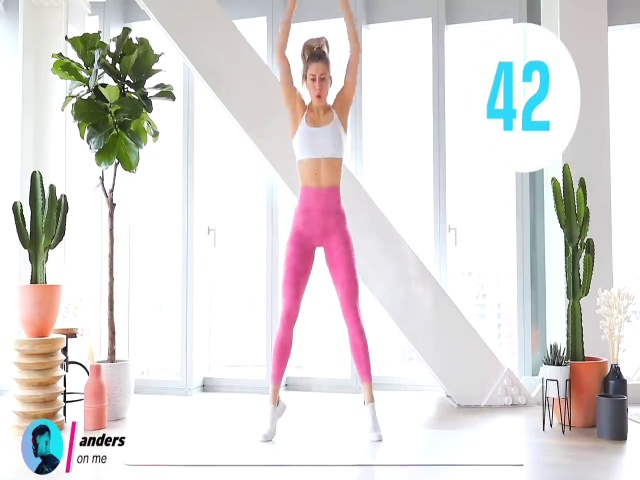
#> input picture 06-08-2020/1247.jpg, 640 x 480 px
$ jupyter execute 'Application of Thermal Image on Detection of Asymptomatic Coronavirus Carriers.ipynb'   (shell and % lines are left out)
#> lines starting #> are read from the running program, lines starting #| are printed output that depends on the picture; after the words box and inside, x2 and y2 are one past the last pixel; in counts of white or black regions, pixels touching at a corner belong together
## 背景

根据[Wang et al.](https://www.ncbi.nlm.nih.gov/pmc/articles/PMC5780734/pdf/bmjopen-2017-017964.pdf)，肺部红外图像（Chest Thermal Image）在诊断肺炎时具有和肺部X光片（Chest X-Ray）类似的效果。文章指出，在肺部发炎区域会有相较于其他肺部区域异常的温度，由此可以大致确定病灶位置并作出是否患有肺炎的判断。

这一结论既为我们的工作提供了可靠的思路和方向，同时也提出了新的挑战。

### 医学证据支持
首先，这项研究的focal pneumonia是一个会在一个肺部区域里集中产生炎症的肺炎。相对应的，viral pneumonias就是一种会扩散而非集中于一点的肺炎。因此就不会像focal pneumonia一样在红外图像中显示出局部的异常温度。所以，我们在选择这篇文章作为出发点时，需要获得更多的证据显示新冠肺炎在早期在肺部产生病灶有集中的炎症（inflammation）表现。

### 研究方法
其次，在获得了可靠的肺部区域之后，有两种潜在的方式可以对是否有发热病灶进行判断。

**传统**的做法是将选中的肺部区域每一个像素的RGB值做成一个分布图（distribution），依据之前提到的异常温度，相对应的红色（red）通道就会有异常的分布。接下来计划在这一方面进行一个初步的研究，探索正常分布（无症状普通人）和异常分布（无症状感染者）之间的是否有显著差异。同时观察显著差异是否具有普遍性。

**前沿**的做法是使用深度学习模型，在学习大量无症状普通人和无症状感染者肺部红外图像之后，使用分类器来对是否是潜在的无症状感染者做出判断。由于是在移动端部署，需要使用轻量级网络模型，所以还需要更多的研究和尝试才能得知深度学习模型在达到实时视频处理的同时，是否能够达到令人满意的准确率。

### 参考
Wang LT, Cleveland RH, Binder W, et al. Similarity of chest X-ray and thermal imaging of focal pneumonia: a randomised proof of concept study at a large urban teaching hospital. BMJ Open. 2018; 8(1): e017964. doi:10.1136/bmjopen-2017-017964

## 研究

### RGB直方图

#### 范例1
在以下代码中，首先从肺部分割深度学习模型的结果中获取肺部的坐标。其次使用所得的肺部坐标制作一个覆盖层。然后使用OpenCV中的calcHist方程，利用之前制作的覆盖层，分析得出目标区域（肺部）的RGB直方图，并使用matplotlib展示。

参考: https://opencv-python-tutroals.readthedocs.io/en/latest/py_tutorials/py_imgproc/py_histograms/py_histogram_begins/py_histogram_begins.html#

[cell 1]
import cv2
import numpy as np
from matplotlib import pyplot as plt

[cell 2]
plt.figure(figsize=(20,10))

img = cv2.imread("1247.jpg")
#> img is the input picture: shape (480, 640, 3); mean B, G, R 220, 220.7, 224.4
test_img = cv2.imread("test.jpg")
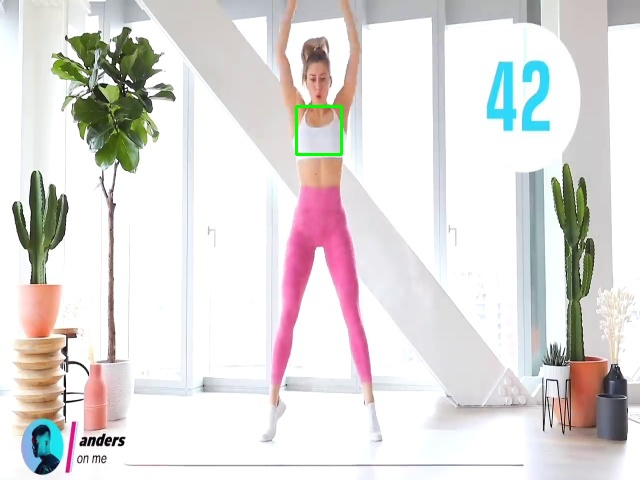
#> input picture 06-08-2020/test.jpg, 640 x 480 px
#> test_img is the input picture: shape (480, 640, 3); mean B, G, R 219.6, 220.8, 224

mask = np.zeros(img.shape[:2], np.uint8)
mask[106:156, 296:342] = 255 #从肺部分割深度学习模型的结果获取的肺部坐标
masked_img = cv2.bitwise_and(img, img, mask=mask)
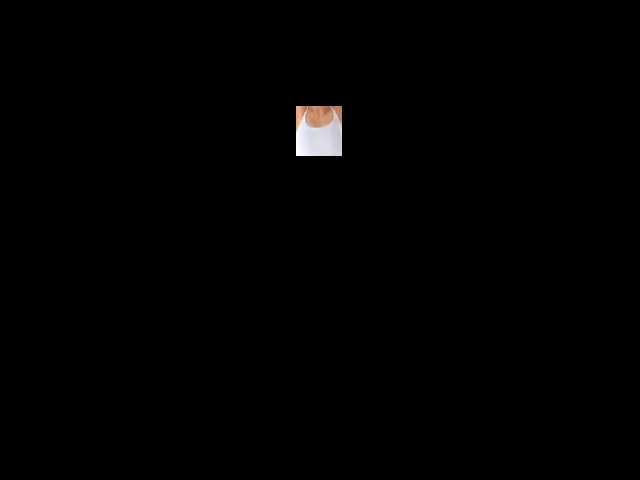
#> masked_img: shape (480, 640, 3); mean B, G, R 1.4, 1.4, 1.6

plt.subplot(221).set_title("Original Image", size=20), plt.imshow(cv2.cvtColor(img, cv2.COLOR_BGR2RGB))
plt.subplot(222).set_title("Image w. Lung Selection", size=20), plt.imshow(cv2.cvtColor(test_img, cv2.COLOR_BGR2RGB))
plt.subplot(223).set_title("Masked Image", size=20), plt.imshow(cv2.cvtColor(masked_img, cv2.COLOR_BGR2RGB))

plt.subplot(224).set_title("RGB Histogram of Masked Image (Lung Selection)", size=20)
color = ('b','g','r')
for i,col in enumerate(color):
    hist = cv2.calcHist([img], [i], mask, [256], [0, 256])
    plt.plot(hist, color=col)
    plt.xlim([0,256])

plt.show()
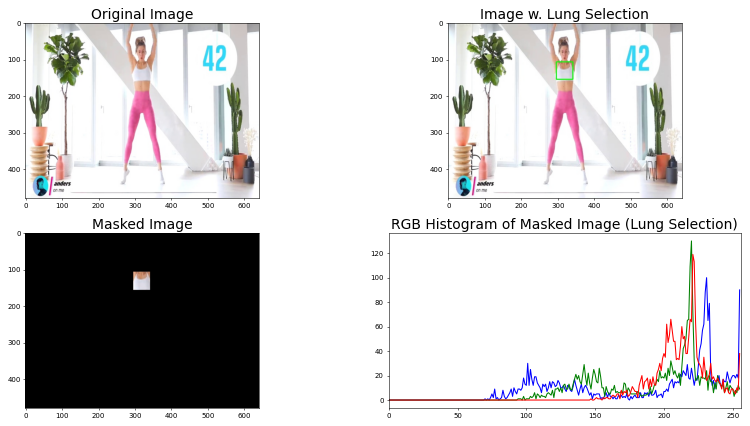
#> figure drawn by matplotlib, 4 panels; panel 4: curve peaks at x = 231, y = 100; panel 4: curve peaks at x = 220, y = 130; panel 4: curve peaks at x = 221, y = 119

#### 范例2
在以下代码中，展示了肺炎患者的肺部热成像图片的RGB直方图。原热成像图片来自背景中的论文。

[cell 3]
plt.figure(figsize=(20,10))

original = cv2.imread("original.jpg")
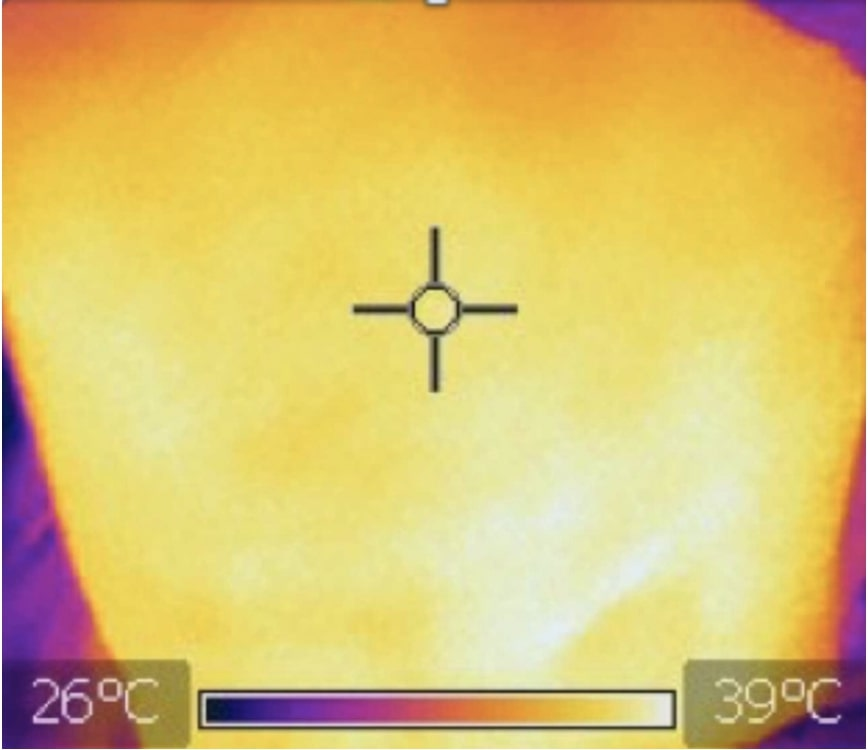
#> input picture 06-08-2020/original.jpg, 868 x 750 px
#> original is the input picture: shape (750, 868, 3); mean B, G, R 109.7, 191.9, 220.8
cropped = cv2.imread("thermal.jpg")
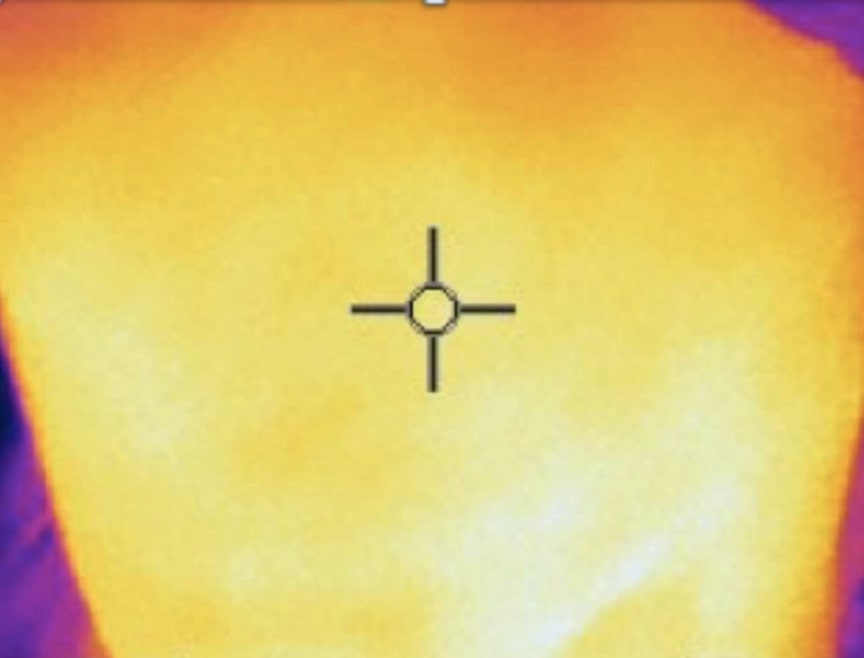
#> input picture 06-08-2020/thermal.jpg, 864 x 658 px
#> cropped is the input picture: shape (658, 864, 3); mean B, G, R 108.9, 198.2, 227.6
plt.subplot(221).set_title("Original Thermal Image", size=20), plt.imshow(cv2.cvtColor(original, cv2.COLOR_BGR2RGB))
plt.subplot(222).set_title("Cropped Thermal Image", size=20), plt.imshow(cv2.cvtColor(cropped, cv2.COLOR_BGR2RGB))

plt.subplot(223).set_title("RGB Histogram of Thermal Image", size=20)
color = ('b','g','r')
for i,col in enumerate(color):
    hist = cv2.calcHist([cropped], [i], None, [256], [0, 256])
    plt.plot(hist, color=col)
    plt.xlim([0,256])

plt.subplot(224).set_title("RGB Histogram of Thermal Image (Zoomed)", size=20)
color = ('b','g','r')
for i,col in enumerate(color):
    hist = cv2.calcHist([cropped], [i], None, [256], [0, 256])
    plt.plot(hist, color=col)
    plt.xlim([200,256])

plt.show()
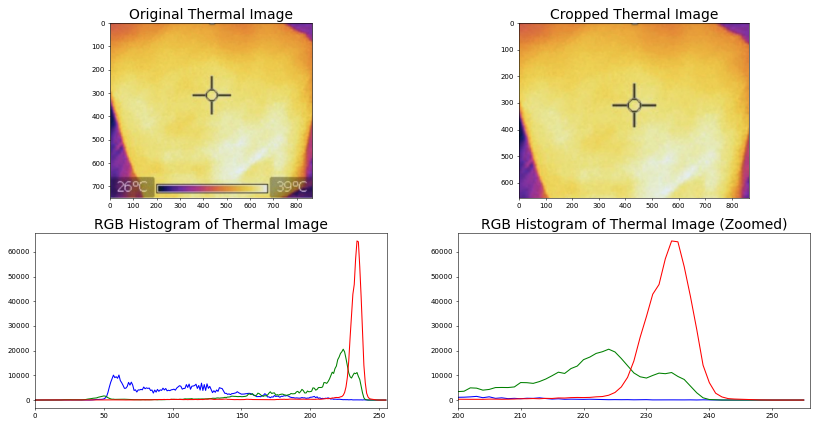
#> figure drawn by matplotlib, 4 panels; panel 3: curve peaks at x = 61, y = 10137; panel 3: curve peaks at x = 224, y = 20593; panel 3: curve peaks at x = 234, y = 64432; panel 4: curve peaks at x = 61, y = 10137

从以上结果中很难得出任何有力结论，还需要将无肺炎人的肺部热成像图片的RGB直方图与上图进行对比。

同时，仅通过红色通道很难进行对比。如图中所示，大部分区域为黄色（正常温度），少部分区域为白色（病灶）。而黄色的rgb值为（255，255，0），白色的rgb值为（255，255，255）。因此仅通过分析红色通道很难将白色和黄色分离。

[cell 4]
plt.figure(figsize=(20,10))
plt.subplot(121).set_title("Cropped Thermal Image", size=20), plt.imshow(cv2.cvtColor(cropped, cv2.COLOR_BGR2RGB))

plt.subplot(122).set_title("Cropped Thermal Image with White Mask", size=20)
lower = np.uint8([180, 180, 180])
upper = np.uint8([255, 255, 255])
white_mask = cv2.inRange(cropped, lower, upper)
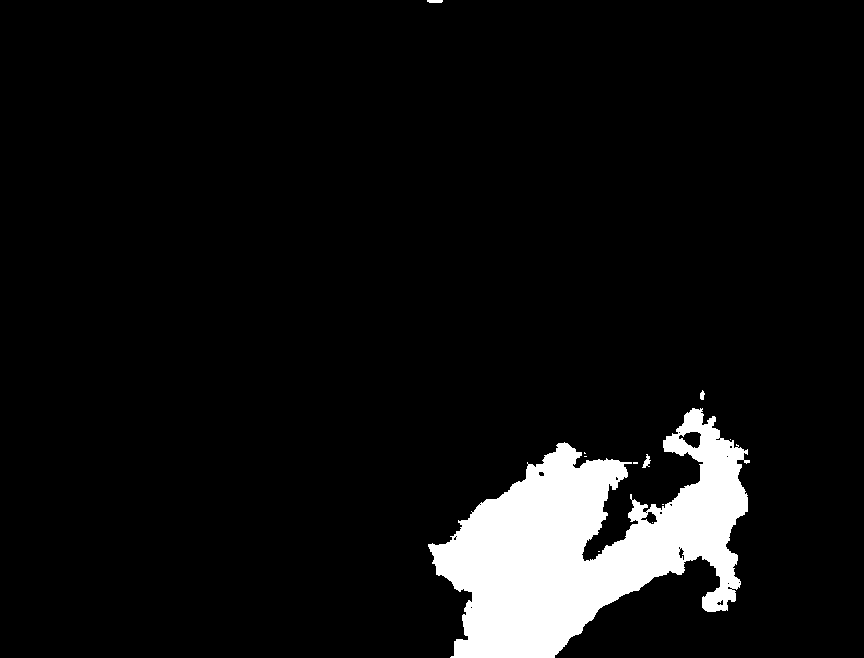
#> white_mask: shape (658, 864); 7.1% white; 11 white regions (7 under 20 px), largest, box (x1, y1, x2, y2) and area: (428, 408, 750, 658) 39924, (642, 454, 651, 468) 60, (427, 0, 443, 3) 45, (700, 390, 705, 400) 35
masked_cropped = cv2.bitwise_and(cropped, cropped, mask=white_mask)
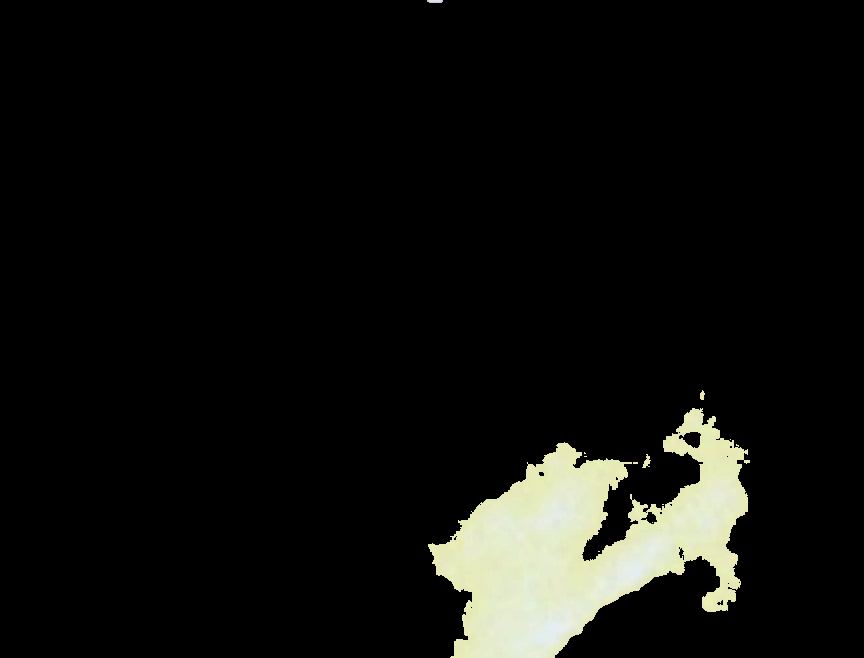
#> masked_cropped: shape (658, 864, 3); mean B, G, R 14, 16.6, 16.2

plt.imshow(cv2.cvtColor(masked_cropped, cv2.COLOR_BGR2RGB))
plt.show()
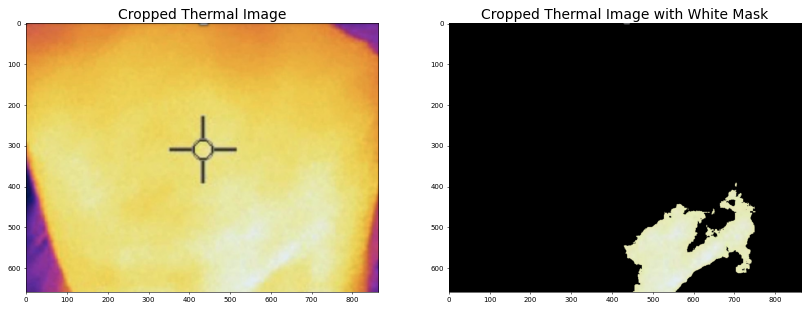
#> figure drawn by matplotlib, 2 panels
